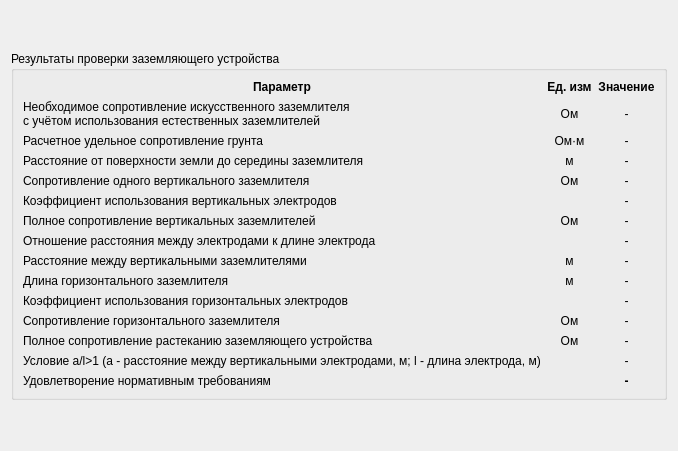
      <widget class="QWidget" name="tab_check_results">
       <attribute name="title">
        <string>Результаты проверки</string>
       </attribute>
       <layout class="QVBoxLayout" name="verticalLayout_6">
        <item>
         <spacer name="verticalSpacer_6">
          <property name="orientation">
           <enum>Qt::Vertical</enum>
          </property>
          <property name="sizeHint" stdset="0">
           <size>
            <width>20</width>
            <height>40</height>
           </size>
          </property>
         </spacer>
        </item>
        <item>
         <widget class="QGroupBox" name="groupBox_21">
          <property name="title">
           <string>Результаты проверки заземляющего устройства</string>
          </property>
          <layout class="QVBoxLayout" name="verticalLayout_5">
           <item>
            <layout class="QGridLayout" name="gridLayout_23">
             <item row="5" column="0">
              <widget class="QLabel" name="label_Ip0max_1ph_50">
               <property name="text">
                <string>Коэффициент использования вертикальных электродов</string>
               </property>
               <property name="alignment">
                <set>Qt::AlignLeading|Qt::AlignLeft|Qt::AlignVCenter</set>
               </property>
              </widget>
             </item>
             <item row="6" column="1">
              <widget class="QLabel" name="label_176">
               <property name="text">
                <string>Ом</string>
               </property>
               <property name="alignment">
                <set>Qt::AlignCenter</set>
               </property>
              </widget>
             </item>
             <item row="10" column="2">
              <widget class="QLabel" name="label_Ki_h_check">
               <property name="text">
                <string>-</string>
               </property>
               <property name="alignment">
                <set>Qt::AlignCenter</set>
               </property>
              </widget>
             </item>
             <item row="16" column="2">
              <widget class="QLabel" name="label_a_div_l_check">
               <property name="text">
                <string>-</string>
               </property>
               <property name="alignment">
                <set>Qt::AlignCenter</set>
               </property>
              </widget>
             </item>
             <item row="6" column="0">
              <widget class="QLabel" name="label_Ip0max_1ph_47">
               <property name="text">
                <string>Полное сопротивление вертикальных заземлителей</string>
               </property>
               <property name="alignment">
                <set>Qt::AlignLeading|Qt::AlignLeft|Qt::AlignVCenter</set>
               </property>
              </widget>
             </item>
             <item row="6" column="2">
              <widget class="QLabel" name="label_R_v_check">
               <property name="text">
                <string>-</string>
               </property>
               <property name="alignment">
                <set>Qt::AlignCenter</set>
               </property>
              </widget>
             </item>
             <item row="7" column="2">
              <widget class="QLabel" name="label_k_Lh_to_Lv_check">
               <property name="text">
                <string>-</string>
               </property>
               <property name="alignment">
                <set>Qt::AlignCenter</set>
               </property>
              </widget>
             </item>
             <item row="1" column="0">
              <widget class="QLabel" name="label_23">
               <property name="text">
                <string>Необходимое сопротивление искусственного заземлителя 
с учётом использования естественных заземлителей</string>
               </property>
              </widget>
             </item>
             <item row="16" column="0">
              <widget class="QLabel" name="label_Ip0max_1ph_48">
               <property name="text">
                <string>Условие a/l&gt;1 (a - расстояние между вертикальными электродами, м; l - длина электрода, м)</string>
               </property>
               <property name="alignment">
                <set>Qt::AlignLeading|Qt::AlignLeft|Qt::AlignVCenter</set>
               </property>
              </widget>
             </item>
             <item row="11" column="0">
              <widget class="QLabel" name="label_Ip0max_1ph_46">
               <property name="text">
                <string>Сопротивление горизонтального заземлителя</string>
               </property>
               <property name="alignment">
                <set>Qt::AlignLeading|Qt::AlignLeft|Qt::AlignVCenter</set>
               </property>
              </widget>
             </item>
             <item row="11" column="2">
              <widget class="QLabel" name="label_R_h_check">
               <property name="text">
                <string>-</string>
               </property>
               <property name="alignment">
                <set>Qt::AlignCenter</set>
               </property>
              </widget>
             </item>
             <item row="9" column="1">
              <widget class="QLabel" name="label_179">
               <property name="text">
                <string>м</string>
               </property>
               <property name="alignment">
                <set>Qt::AlignCenter</set>
               </property>
              </widget>
             </item>
             <item row="3" column="2">
              <widget class="QLabel" name="label_t_check">
               <property name="text">
                <string>-</string>
               </property>
               <property name="alignment">
                <set>Qt::AlignCenter</set>
               </property>
              </widget>
             </item>
             <item row="15" column="1">
              <widget class="QLabel" name="label_22">
               <property name="text">
                <string>Ом</string>
               </property>
               <property name="alignment">
                <set>Qt::AlignCenter</set>
               </property>
              </widget>
             </item>
             <item row="3" column="0">
              <widget class="QLabel" name="label_Ip0max_1ph_20">
               <property name="text">
                <string>Расстояние от поверхности земли до середины заземлителя</string>
               </property>
               <property name="alignment">
                <set>Qt::AlignLeading|Qt::AlignLeft|Qt::AlignVCenter</set>
               </property>
              </widget>
             </item>
             <item row="3" column="1">
              <widget class="QLabel" name="label_184">
               <property name="text">
                <string>м</string>
               </property>
               <property name="alignment">
                <set>Qt::AlignCenter</set>
               </property>
              </widget>
             </item>
             <item row="7" column="0">
              <widget class="QLabel" name="label_Ip0max_1ph_43">
               <property name="text">
                <string>Отношение расстояния между электродами к длине электрода</string>
               </property>
               <property name="alignment">
                <set>Qt::AlignLeading|Qt::AlignLeft|Qt::AlignVCenter</set>
               </property>
              </widget>
             </item>
             <item row="15" column="2">
              <widget class="QLabel" name="label_Rfull_check">
               <property name="text">
                <string>-</string>
               </property>
               <property name="alignment">
                <set>Qt::AlignCenter</set>
               </property>
              </widget>
             </item>
             <item row="2" column="0">
              <widget class="QLabel" name="label_156">
               <property name="text">
                <string>Расчетное удельное сопротивление грунта</string>
               </property>
              </widget>
             </item>
             <item row="9" column="0">
              <widget class="QLabel" name="label_Ip0max_1ph_44">
               <property name="text">
                <string>Длина горизонтального заземлителя</string>
               </property>
               <property name="alignment">
                <set>Qt::AlignLeading|Qt::AlignLeft|Qt::AlignVCenter</set>
               </property>
              </widget>
             </item>
             <item row="10" column="0">
              <widget class="QLabel" name="label_Ip0max_1ph_45">
               <property name="text">
                <string>Коэффициент использования горизонтальных электродов</string>
               </property>
               <property name="alignment">
                <set>Qt::AlignLeading|Qt::AlignLeft|Qt::AlignVCenter</set>
               </property>
              </widget>
             </item>
             <item row="1" column="2">
              <widget class="QLabel" name="label_R_artificial_check">
               <property name="text">
                <string>-</string>
               </property>
               <property name="alignment">
                <set>Qt::AlignCenter</set>
               </property>
              </widget>
             </item>
             <item row="15" column="0">
              <widget class="QLabel" name="label_24">
               <property name="text">
                <string>Полное сопротивление растеканию заземляющего устройства</string>
               </property>
              </widget>
             </item>
             <item row="0" column="2">
              <widget class="QLabel" name="label_182">
               <property name="font">
                <font>
                 <weight>75</weight>
                 <bold>true</bold>
                </font>
               </property>
               <property name="text">
                <string>Значение</string>
               </property>
               <property name="alignment">
                <set>Qt::AlignCenter</set>
               </property>
              </widget>
             </item>
             <item row="4" column="2">
              <widget class="QLabel" name="label_R_vo_check">
               <property name="text">
                <string>-</string>
               </property>
               <property name="alignment">
                <set>Qt::AlignCenter</set>
               </property>
              </widget>
             </item>
             <item row="0" column="1">
              <widget class="QLabel" name="label_181">
               <property name="font">
                <font>
                 <weight>75</weight>
                 <bold>true</bold>
                </font>
               </property>
               <property name="text">
                <string>Ед. изм</string>
               </property>
               <property name="alignment">
                <set>Qt::AlignCenter</set>
               </property>
              </widget>
             </item>
             <item row="4" column="0">
              <widget class="QLabel" name="label_Ip0max_1ph_41">
               <property name="text">
                <string>Сопротивление одного вертикального заземлителя</string>
               </property>
               <property name="alignment">
                <set>Qt::AlignLeading|Qt::AlignLeft|Qt::AlignVCenter</set>
               </property>
              </widget>
             </item>
             <item row="0" column="0">
              <widget class="QLabel" name="label_177">
               <property name="font">
                <font>
                 <weight>75</weight>
                 <bold>true</bold>
                </font>
               </property>
               <property name="text">
                <string>Параметр</string>
               </property>
               <property name="alignment">
                <set>Qt::AlignCenter</set>
               </property>
              </widget>
             </item>
             <item row="2" column="1">
              <widget class="QLabel" name="label_174">
               <property name="text">
                <string>Ом·м</string>
               </property>
               <property name="alignment">
                <set>Qt::AlignCenter</set>
               </property>
              </widget>
             </item>
             <item row="2" column="2">
              <widget class="QLabel" name="label_ro_check">
               <property name="text">
                <string>-</string>
               </property>
               <property name="alignment">
                <set>Qt::AlignCenter</set>
               </property>
              </widget>
             </item>
             <item row="1" column="1">
              <widget class="QLabel" name="label_21">
               <property name="text">
                <string>Ом</string>
               </property>
               <property name="alignment">
                <set>Qt::AlignCenter</set>
               </property>
              </widget>
             </item>
             <item row="9" column="2">
              <widget class="QLabel" name="label_L_h_check">
               <property name="text">
                <string>-</string>
               </property>
               <property name="alignment">
                <set>Qt::AlignCenter</set>
               </property>
              </widget>
             </item>
             <item row="4" column="1">
              <widget class="QLabel" name="label_178">
               <property name="text">
                <string>Ом</string>
               </property>
               <property name="alignment">
                <set>Qt::AlignCenter</set>
               </property>
              </widget>
             </item>
             <item row="11" column="1">
              <widget class="QLabel" name="label_183">
               <property name="text">
                <string>Ом</string>
               </property>
               <property name="alignment">
                <set>Qt::AlignCenter</set>
               </property>
              </widget>
             </item>
             <item row="5" column="2">
              <widget class="QLabel" name="label_Ki_v_check">
               <property name="text">
                <string>-</string>
               </property>
               <property name="alignment">
                <set>Qt::AlignCenter</set>
               </property>
              </widget>
             </item>
             <item row="8" column="1">
              <widget class="QLabel" name="label_185">
               <property name="text">
                <string>м</string>
               </property>
               <property name="alignment">
                <set>Qt::AlignCenter</set>
               </property>
              </widget>
             </item>
             <item row="8" column="2">
              <widget class="QLabel" name="label_h_check">
               <property name="text">
                <string>-</string>
               </property>
               <property name="alignment">
                <set>Qt::AlignCenter</set>
               </property>
              </widget>
             </item>
             <item row="8" column="0">
              <widget class="QLabel" name="label_25">
               <property name="text">
                <string>Расстояние между вертикальными заземлителями</string>
               </property>
              </widget>
             </item>
             <item row="17" column="0">
              <widget class="QLabel" name="label_26">
               <property name="text">
                <string>Удовлетворение нормативным требованиям</string>
               </property>
              </widget>
             </item>
             <item row="17" column="2">
              <widget class="QLabel" name="label_result_check">
               <property name="font">
                <font>
                 <weight>75</weight>
                 <bold>true</bold>
                </font>
               </property>
               <property name="text">
                <string>-</string>
               </property>
               <property name="alignment">
                <set>Qt::AlignCenter</set>
               </property>
              </widget>
             </item>
            </layout>
           </item>
          </layout>
         </widget>
        </item>
        <item>
         <spacer name="verticalSpacer_5">
          <property name="orientation">
           <enum>Qt::Vertical</enum>
          </property>
          <property name="sizeHint" stdset="0">
           <size>
            <width>20</width>
            <height>40</height>
           </size>
          </property>
         </spacer>
        </item>
       </layout>
      </widget>
